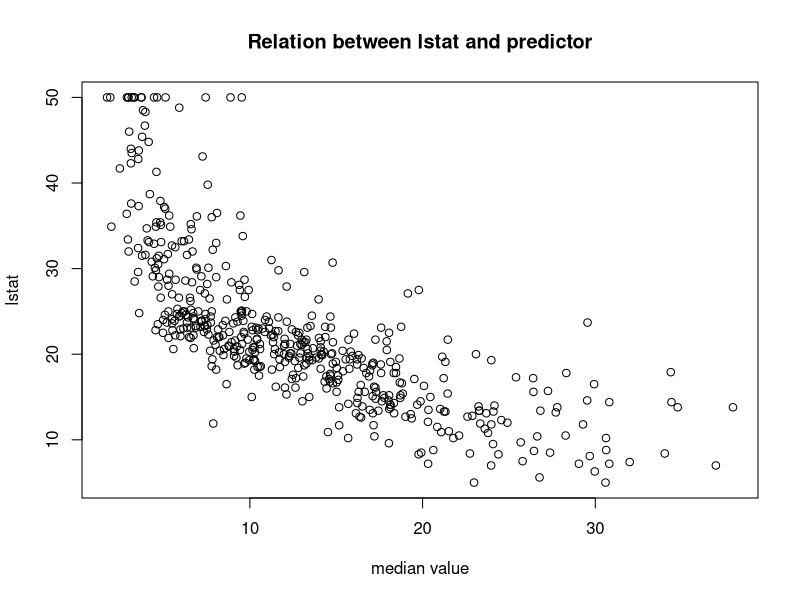
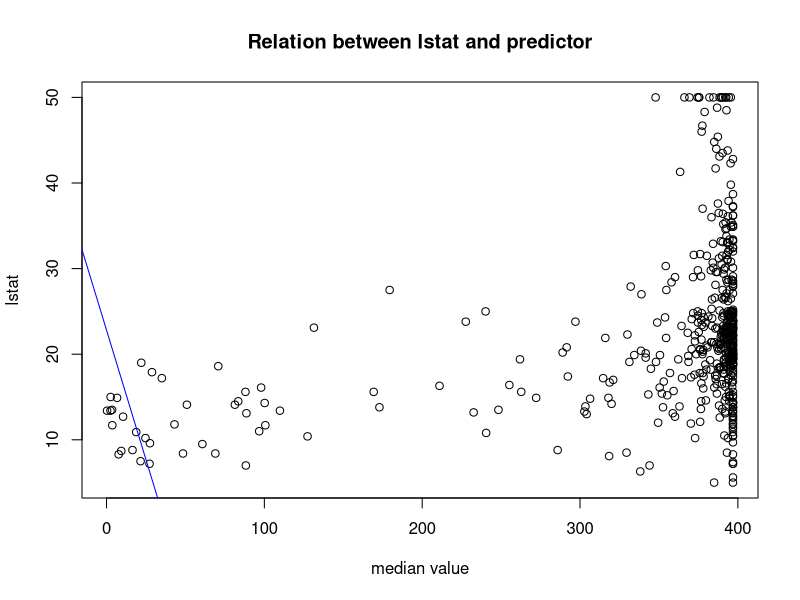

The R source for these figures, in order:
library(MASS)
data("Boston")
df <- as.data.frame(Boston)

train <- Boston[c(1:20,31:50,61:71),]

test <- Boston[c(21:30,51:60),]

model <- lm(medv~lstat+black,data=train)
pred <- predict(model,test[,-14])
print(summary(model))

print(pred)

plot(medv~(lstat+black), data=Boston, main="Relation between lstat and predictor", xlab="median value", ylab="lstat")
abline(model,col="blue")



